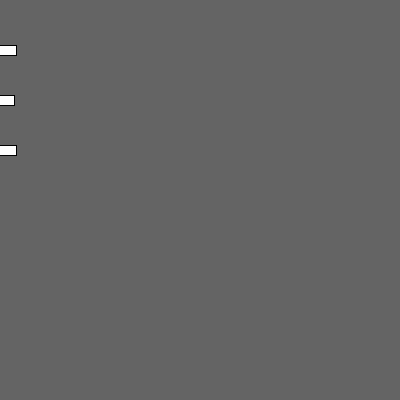
Frame 1 (no input)
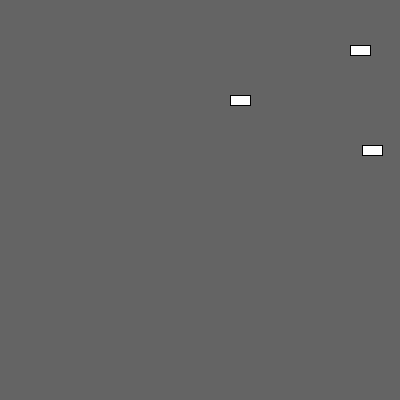
Frame 60 (the mouse pressed at the canvas centre just before this capture)
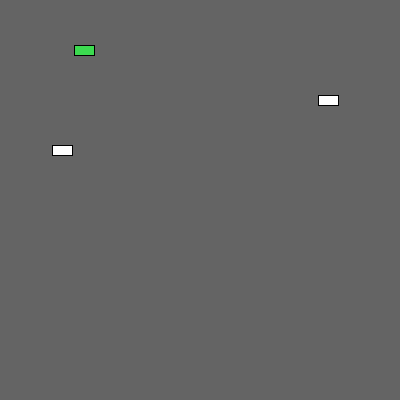
Frame 120 (the mouse held since frame 60 and released just before this capture)

The Processing sketch that drew these frames (run headless with seeded random() and noise(); from frame 60 on, the mouse is pressed at the canvas centre):

// Processing sketch: processing_166436
// ── processing_166436.pde

Car myCar1;
Car myCar2; // Two objects!
Car myCar3;
void setup() {
  size(400,400);
  myCar1 = new Car(color(255, 255, 255),0,150,3.1);
  myCar2 = new Car(color(255, 255, 255),0,100,2);
  myCar3 = new Car(color(255,255,255),0,50,3);
}
void draw() {
  background(100);
  myCar1.move();
  myCar1.display();
  myCar2.move();
  myCar2.display();
  myCar3.move();
  myCar3.display();
}

  
class Car {
  color col;
  float xpos;
  float ypos;
  float zspeed;
  float xspeed;
  Car(color tempC, float tempXpos, float tempYpos, float tempXspeed) {
    col = tempC;
    xpos = tempXpos;
    ypos = tempYpos;
    xspeed = tempXspeed;
  }
void randomCol() {
    col = color(random(255), random(255), random(255));
  }
  void display() {
    stroke(0);
    fill(col);
    rectMode(CENTER);
    rect(xpos,ypos,20,10);
  }
  void move() {
    xpos = xpos + xspeed*2;
    if (xpos > width || xpos < 0) {
     xspeed=xspeed*-1;
    }
    else if ( myCar3.xpos > width ||  myCar3.xpos < 0) {
     myCar3.randomCol();
     zspeed=zspeed*-2;
    }
    else if (xpos > width || xpos < 0) {
     xspeed=xspeed*-3;
    }
  }
}
